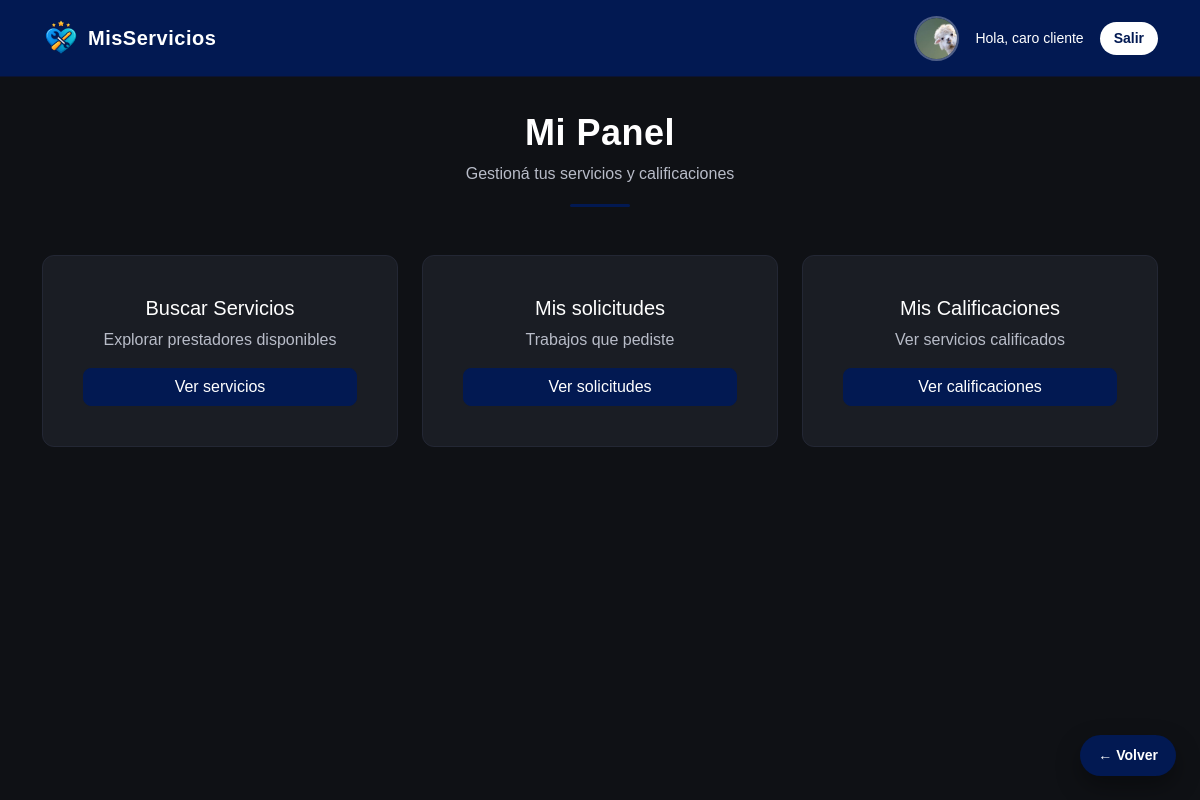
The app's page /dashboard (signed in) with its own data.
### models.py (models this page shows, shortened)
class Usuario(UserMixin, db.Model):
    __tablename__ = 'usuarios'
    id = db.Column(db.Integer, primary_key=True)
    nombre = db.Column(db.String(100), nullable=False)
    email = db.Column(db.String(120), unique=True, nullable=False)
    password = db.Column(db.String(255), nullable=False)
    rol = db.Column(db.String(20), nullable=False)
    imagen = db.Column(db.String(200))
    calificaciones = db.relationship('Calificacion', backref='cliente', lazy=True)

### app.py (the view, shortened to what this page needs)
@app.route('/dashboard')
@login_required
def dashboard():
    servicios = []
    if current_user.rol == 'prestador':
        servicios = Servicio.query.filter_by(usuario_id=current_user.id).all()
    from sqlalchemy import and_
    pendientes = 0
    return render_template(
        'dashboard.html',
        usuario=current_user,
        servicios=servicios,
        pendientes=pendientes
    )

### app.py (called while the page is built)
@login_manager.user_loader
def load_user(user_id):
    return Usuario.query.get(int(user_id))

### templates/dashboard.html (shortened to what this page needs)
{% from "components/estrellas.html" import render_estrellas %}
{% extends "base.html" %}
{% block page_header %}
    {% set titulo = "Mi Panel" %}
    {% set subtitulo = "Gestioná tus servicios y calificaciones" %}
    {% include "components/page_header.html" %}
{% endblock %}
{% block content %}
<div class="row g-4">
{% if usuario.rol == 'cliente' %}
    <div class="col-12 col-sm-6 col-lg-4">
        <div class="card h-100 text-center">
            <div class="card-body d-flex flex-column">
                <h5>Buscar Servicios</h5>
                <p class="text-muted">Explorar prestadores disponibles</p>
                <a href="{{ url_for('servicios') }}" class="btn btn-primary w-100 mt-auto">Ver servicios</a>
            </div>
        </div>
    </div>
    <div class="col-12 col-sm-6 col-lg-4">
        <div class="card h-100 text-center">
            <div class="card-body d-flex flex-column">
                <h5>Mis solicitudes</h5>
                <p class="text-muted">Trabajos que pediste</p>
                <a href="{{ url_for('mis_solicitudes') }}" class="btn btn-primary w-100 mt-auto">Ver solicitudes</a>
            </div>
        </div>
    </div>
    <div class="col-12 col-sm-6 col-lg-4">
        <div class="card h-100 text-center">
            <div class="card-body d-flex flex-column">
                <h5>Mis Calificaciones</h5>
                <p class="text-muted">Ver servicios calificados</p>
                <a href="{{ url_for('mis_calificaciones') }}" class="btn btn-primary w-100 mt-auto">Ver calificaciones</a>
            </div>
        </div>
    </div>
{% endif %}
</div>
{% endblock %}

### templates/base.html (shortened to what this page needs)
<!DOCTYPE html>
<html lang="es">
<head>
    <link href="https://cdn.jsdelivr.net/npm/bootstrap@5.3.2/dist/css/bootstrap.min.css" rel="stylesheet">
    <link rel="stylesheet" href="{{ url_for('static', filename='css/styles.css') }}">
    <link rel="stylesheet" href="https://cdn.jsdelivr.net/npm/bootstrap-icons@1.11.3/font/bootstrap-icons.css">
</head>
<body>
<nav class="navbar navbar-expand-lg navbar-dark navbar-custom">
    <div class="container">
        <a class="navbar-brand d-flex align-items-center gap-2 fw-bold"
           href="{% if current_user.is_authenticated %}
                    {{ url_for('dashboard') }}
                 {% else %}
                    {{ url_for('index') }}
                 {% endif %}">
            <img src="{{ url_for('static', filename='img/logo-icon.png') }}"
                 class="logo-navbar">
            <span class="logo-text">MisServicios</span>
        </a>
        <div class="collapse navbar-collapse justify-content-lg-end text-center" id="navbarContent">
            {% if current_user.is_authenticated %}
            <div class="d-flex flex-column flex-lg-row align-items-center gap-3 mt-3 mt-lg-0">
                {% if current_user.imagen %}
                    <img src="{{ url_for('static', filename='uploads/' + current_user.imagen) }}"
                         class="avatar-navbar">
                {% else %}
                    <div class="prestador-avatar-placeholder">
                        {{ current_user.nombre[0] }}
                    </div>
                {% endif %}
                <span class="text-white small">
                    Hola, {{ current_user.nombre }}
                </span>
                <a href="{{ url_for('logout') }}" class="btn btn-logout btn-sm">
                    Salir
                </a>
            </div>
            {% endif %}
        </div>
    </div>
</nav>
<main class="container py-4">
    {% block page_header %}{% endblock %}
    {% block content %}{% endblock %}
</main>
{% if request.endpoint not in ['index'] %}
<a href="javascript:history.back()" class="btn-volver">
    ← Volver
</a>
{% endif %}
</body>
</html>

### static/css/styles.css (style rules this page uses)
:root { --primary-color: #021952; --primary-hover: #04307a; --bg-dark: #0f1115; --card-dark: #1a1d24; --text-light: #ffffff; --text-muted: #b8bcc8; }
body { margin: 0; font-family: Arial, Helvetica, sans-serif; background-color: var(--bg-dark); color: var(--text-light); }
.navbar-custom { background-color: var(--primary-color); border-bottom: 1px solid #0b1333; padding: 14px 0; }
.logo-navbar { height: 38px; }
.btn-primary { background-color: var(--primary-color); border-color: var(--primary-color); border-radius: 8px; }
.btn-logout { background-color: #ffffff; color: var(--primary-color); border-radius: 20px; padding: 6px 14px; font-weight: 600; border: none; transition: all .2s ease; }
.btn-volver { position: fixed; bottom: 24px; right: 24px; z-index: 1500; background: var(--primary-color); color: #ffffff; text-decoration: none; padding: 10px 18px; border-radius: 30px; font-weight: 600; font-size: 14px; box-shadow: 0 10px 25px rgba(0,0,0,0.35); transition: all .2s ease; }
.card { background-color: var(--card-dark); border-radius: 12px; border: 1px solid #232734; color: #fff; width: 100%; padding: 20px; }
.text-muted { color: var(--text-muted) !important; }
@media (min-width: 768px) { .card { padding: 22px; } }
@media (min-width: 1024px) { .card { padding: 24px; } }
.logo-text { color: #ffffff; font-weight: 700; font-size: 20px; letter-spacing: 0.5px; }
.avatar-navbar { width: 45px; height: 45px; border-radius: 50%; object-fit: cover; border: 2px solid rgba(255,255,255,0.3); }

### records on screen
Usuario: imagen (picture), nombre "caro cliente"

### other values on screen
{{ titulo }} "Mi Panel"
{{ subtitulo }} "Gestioná tus servicios y calificaciones"
